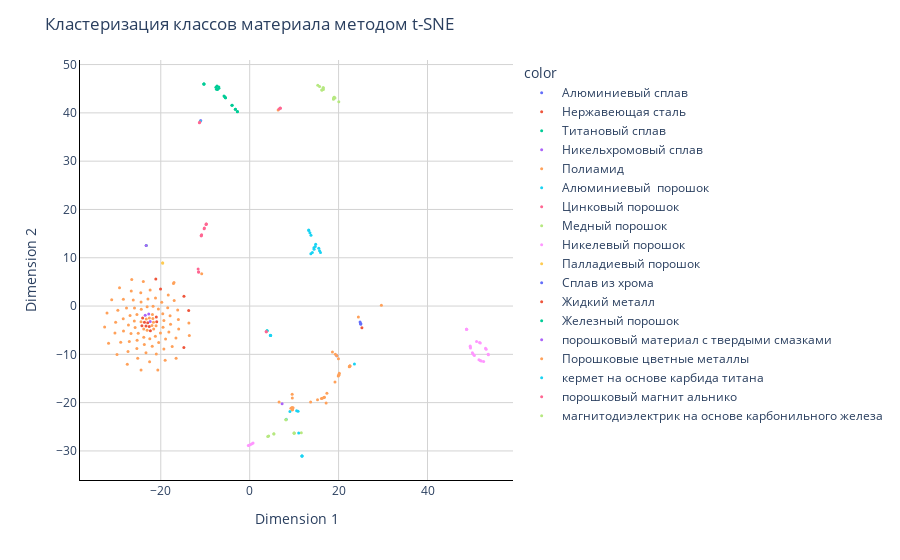

The cell this chart's notebook holds for it:
### Code cell
import plotly.express as px # для визуализации данных
import matplotlib.pyplot as plt 

# Создание диаграммы разброса
fig = px.scatter(None, x=X_embedded[:,0], y=X_embedded[:,1], 
                 labels={
                     "x": "Dimension 1",
                     "y": "Dimension 2",
                 },
                 opacity=1, color=y.astype(str))

# Изменение цвета фона графика
fig.update_layout(dict(plot_bgcolor = 'white'))

# Обновление линий осей
fig.update_xaxes(showgrid=True, gridwidth=1, gridcolor='lightgrey', 
                 zeroline=True, zerolinewidth=1, zerolinecolor='lightgrey', 
                 showline=True, linewidth=1, linecolor='black')

fig.update_yaxes(showgrid=True, gridwidth=1, gridcolor='lightgrey', 
                 zeroline=True, zerolinewidth=1, zerolinecolor='lightgrey', 
                 showline=True, linewidth=1, linecolor='black')

# Установка названия рисунка
fig.update_layout(title_text="Кластеризация классов материала методом t-SNE")

# Обновление размера маркера
fig.update_traces(marker=dict(size=3))

fig.show()

### Figure 1 — Plotly figure (JSON) as saved in the notebook; plotly's stock layout.template omitted (floating-point values rounded to 4 significant figures)
{"data": [{"hovertemplate": "color=Алюминиевый сплав<br>Dimension 1=%{x}<br>Dimension 2=%{y}<extra></extra>", "legendgroup": "Алюминиевый сплав", "marker": {"color": "#636efa", "opacity": 1, "size": 3, "symbol": "circle"}, "mode": "markers", "name": "Алюминиевый сплав", "orientation": "v", "showlegend": true, "type": "scatter", "x": [19.6], "xaxis": "x", "y": [-10.28], "yaxis": "y"}, {"hovertemplate": "color=Нержавеющая сталь<br>Dimension 1=%{x}<br>Dimension 2=%{y}<extra></extra>", "legendgroup": "Нержавеющая сталь", "marker": {"color": "#EF553B", "opacity": 1, "size": 3, "symbol": "circle"}, "mode": "markers", "name": "Нержавеющая сталь", "orientation": "v", "showlegend": true, "type": "scatter", "x": [25.25], "xaxis": "x", "y": [-4.498], "yaxis": "y"}, {"hovertemplate": "color=Титановый сплав<br>Dimension 1=%{x}<br>Dimension 2=%{y}<extra></extra>", "legendgroup": "Титановый сплав", "marker": {"color": "#00cc96", "opacity": 1, "size": 3, "symbol": "circle"}, "mode": "markers", "name": "Титановый сплав", "orientation": "v", "showlegend": true, "type": "scatter", "x": [3.911], "xaxis": "x", "y": [-5.133], "yaxis": "y"}, {"hovertemplate": "color=Никельхромовый сплав<br>Dimension 1=%{x}<br>Dimension 2=%{y}<extra></extra>", "legendgroup": "Никельхромовый сплав", "marker": {"color": "#ab63fa", "opacity": 1, "size": 3, "symbol": "circle"}, "mode": "markers", "name": "Никельхромовый сплав", "orientation": "v", "showlegend": true, "type": "scatter", "x": [-11.0], "xaxis": "x", "y": [38.42], "yaxis": "y"}, {"hovertemplate": "color=Полиамид<br>Dimension 1=%{x}<br>Dimension 2=%{y}<extra></extra>", "legendgroup": "Полиамид", "marker": {"color": "#FFA15A", "opacity": 1, "size": 3, "symbol": "circle"}, "mode": "markers", "name": "Полиамид", "orientation": "v", "showlegend": true, "type": "scatter", "x": [6.395], "xaxis": "x", "y": [40.62], "yaxis": "y"}, {"hovertemplate": "color=Алюминиевый  порошок<br>Dimension 1=%{x}<br>Dimension 2=%{y}<extra></extra>", "legendgroup": "Алюминиевый  порошок", "marker": {"color": "#19d3f3", "opacity": 1, "size": 3, "symbol": "circle"}, "mode": "markers", "name": "Алюминиевый  порошок", "orientation": "v", "showlegend": true, "type": "scatter", "x": [3.911, -11.09, 4.657, 4.695, 4.708, 23.56, 11.03, 11.77, 11.77, 11.77, 10.89, 10.57, 9.054, 8.211], "xaxis": "x", "y": [-5.133, 38.29, -6.062, -6.099, -6.113, -11.98, -26.3, -31.04, -31.04, -31.05, -21.78, -21.68, -21.84, -23.43], "yaxis": "y"}, {"hovertemplate": "color=Цинковый порошок<br>Dimension 1=%{x}<br>Dimension 2=%{y}<extra></extra>", "legendgroup": "Цинковый порошок", "marker": {"color": "#FF6692", "opacity": 1, "size": 3, "symbol": "circle"}, "mode": "markers", "name": "Цинковый порошок", "orientation": "v", "showlegend": true, "type": "scatter", "x": [6.611, 3.72, -11.21, 6.866, 3.72, -11.32, 6.91], "xaxis": "x", "y": [40.8, -5.337, 38.1, 40.98, -5.337, 37.95, 40.97], "yaxis": "y"}, {"hovertemplate": "color=Медный порошок<br>Dimension 1=%{x}<br>Dimension 2=%{y}<extra></extra>", "legendgroup": "Медный порошок", "marker": {"color": "#B6E880", "opacity": 1, "size": 3, "symbol": "circle"}, "mode": "markers", "name": "Медный порошок", "orientation": "v", "showlegend": true, "type": "scatter", "x": [8.154, 11.61, 9.988, 9.995, 10.01, 5.443, 8.169, 5.44, 4.275, 4.06], "xaxis": "x", "y": [-23.54, -26.22, -26.31, -26.31, -26.31, -26.47, -23.55, -26.45, -26.92, -27.0], "yaxis": "y"}, {"hovertemplate": "color=Никелевый порошок<br>Dimension 1=%{x}<br>Dimension 2=%{y}<extra></extra>", "legendgroup": "Никелевый порошок", "marker": {"color": "#FF97FF", "opacity": 1, "size": 3, "symbol": "circle"}, "mode": "markers", "name": "Никелевый порошок", "orientation": "v", "showlegend": true, "type": "scatter", "x": [0.7625, 0.5227, 0.1914, -0.1221, -0.3072, 48.79, 48.79, 48.79, 52.63, 53.69, 53.65, 52.1, 51.86, 51.57, 53.2, 53.06, 50.54, 50.29, 50.1, 51.88, 51.7, 49.67, 49.62, 49.6, 51.04], "xaxis": "x", "y": [-28.37, -28.49, -28.65, -28.8, -28.89, -4.803, -4.802, -4.794, -11.49, -10.11, -9.966, -11.38, -11.29, -11.12, -8.931, -8.733, -10.26, -9.98, -9.687, -7.661, -7.553, -8.708, -8.444, -8.277, -7.33], "yaxis": "y"}, {"hovertemplate": "color=Палладиевый порошок<br>Dimension 1=%{x}<br>Dimension 2=%{y}<extra></extra>", "legendgroup": "Палладиевый порошок", "marker": {"color": "#FECB52", "opacity": 1, "size": 3, "symbol": "circle"}, "mode": "markers", "name": "Палладиевый порошок", "orientation": "v", "showlegend": true, "type": "scatter", "x": [-19.57, -19.57], "xaxis": "x", "y": [8.893, 8.892], "yaxis": "y"}, {"hovertemplate": "color=Сплав из хрома<br>Dimension 1=%{x}<br>Dimension 2=%{y}<extra></extra>", "legendgroup": "Сплав из хрома", "marker": {"color": "#636efa", "opacity": 1, "size": 3, "symbol": "circle"}, "mode": "markers", "name": "Сплав из хрома", "orientation": "v", "showlegend": true, "type": "scatter", "x": [24.99, 24.95, 24.99, 24.83], "xaxis": "x", "y": [-3.735, -3.594, -3.711, -3.285], "yaxis": "y"}, {"hovertemplate": "color=Жидкий металл<br>Dimension 1=%{x}<br>Dimension 2=%{y}<extra></extra>", "legendgroup": "Жидкий металл", "marker": {"color": "#EF553B", "opacity": 1, "size": 3, "symbol": "circle"}, "mode": "markers", "name": "Жидкий металл", "orientation": "v", "showlegend": true, "type": "scatter", "x": [-21.12, -20.05, -13.72, -22.33, -14.8, -24.24, -23.67, -21.0, -22.6, -14.79, -23.32, -24.08, -22.93, -20.91], "xaxis": "x", "y": [5.619, 3.553, -0.9355, -5.122, -8.559, -4.086, -3.38, -2.283, -4.243, 2.041, -4.127, -2.499, -3.45, -3.236], "yaxis": "y"}, {"hovertemplate": "color=Железный порошок<br>Dimension 1=%{x}<br>Dimension 2=%{y}<extra></extra>", "legendgroup": "Железный порошок", "marker": {"color": "#00cc96", "opacity": 1, "size": 3, "symbol": "circle"}, "mode": "markers", "name": "Железный порошок", "orientation": "v", "showlegend": true, "type": "scatter", "x": [-7.598, -5.776, -7.349, -5.44, -5.626, -5.444, -3.971, -7.473, -3.969, -3.215, -6.949, -3.215, -2.772, -7.237, -2.759, -10.3, -6.926, -10.3, -10.29, -23.27], "xaxis": "x", "y": [45.32, 43.48, 45.55, 43.14, 43.32, 43.14, 41.56, 44.89, 41.56, 40.74, 45.35, 40.74, 40.25, 44.83, 40.26, 45.98, 45.08, 45.98, 45.97, 12.56], "yaxis": "y"}, {"hovertemplate": "color=порошковый материал с твердыми смазками<br>Dimension 1=%{x}<br>Dimension 2=%{y}<extra></extra>", "legendgroup": "порошковый материал с твердыми смазками", "marker": {"color": "#ab63fa", "opacity": 1, "size": 3, "symbol": "circle"}, "mode": "markers", "name": "порошковый материал с твердыми смазками", "orientation": "v", "showlegend": true, "type": "scatter", "x": [-23.29, -23.51, -22.7, -22.38, 7.293], "xaxis": "x", "y": [12.55, -1.894, -1.665, -3.211, -20.23], "yaxis": "y"}, {"hovertemplate": "color=Порошковые цветные металлы<br>Dimension 1=%{x}<br>Dimension 2=%{y}<extra></extra>", "legendgroup": "Порошковые цветные металлы", "marker": {"color": "#FFA15A", "opacity": 1, "size": 3, "symbol": "circle"}, "mode": "markers", "name": "Порошковые цветные металлы", "orientation": "v", "showlegend": true, "type": "scatter", "x": [22.4, 22.55, 22.54, 22.54, 20.09, 20.01, 19.92, 20.16, 19.97, 19.61, 19.27, 9.274, 9.61, 9.607, 9.762, 9.593, 9.554, 19.19, 16.82, 17.19, 16.7, 16.14, 16.32, 15.26, 13.71, 9.526, 18.61, -16.98, -25.19, -26.7, -10.79, 6.611, -13.58, 29.63, -17.14, -17.02, 24.45, 17.37, -16.59, -29.65, -25.36, -30.31, -26.19, -26.64, -18.93, -24.44, -19.55, -28.42, -22.51, -23.07, -27.71, -29.84, -16.55, -29.02, -19.3, -21.74, -20.07, -28.39, -16.2, -32.09, -27.53, -24.39, -22.39, -17.81, -21.6, -24.45, -18.32, -23.83, -21.65, -21.87, -22.57, -21.98, -21.06, -23.26, -21.78, -23.06, -21.18, -15.97, -22.89, -17.43, -25.07, -22.47, -20.67, -25.38, -19.02, -17.91, -20.54, -19.5, -24.5, -30.15, -19.3, -23.93, -21.22, -28.45, -25.78, -31.04, -20.46, -29.28, -18.45, -27.28, -23.33, -31.75, -19.79, -24.43, -32.63, -27.37, -26.91, -21.01, -21.93, -25.95, -16.04, -25.33, -18.18, -27.09, -23.83, -26.53, -23.7, -25.92, -13.67], "xaxis": "x", "y": [-12.57, -12.42, -12.4, -12.4, -14.21, -14.33, -14.48, -13.9, -10.92, -10.3, -9.961, -21.15, -21.49, -21.49, -21.04, -19.04, -18.26, -15.72, -18.88, -20.05, -18.95, -19.13, -19.08, -19.38, -19.86, -21.01, -9.505, 1.156, -10.83, -5.686, 6.666, -19.88, -6.09, 0.1852, 4.662, 4.886, -2.269, -18.04, -6.591, -0.8909, -1.761, -5.587, 1.228, 3.119, -6.822, 0.8617, -1.594, 1.408, -11.51, -0.1612, -0.4045, -10.02, -10.83, -7.482, -8.9, -0.03191, -5.576, -5.181, -0.7946, -1.421, -12.05, -0.6514, 3.316, -3.79, -4.756, -3.274, 2.267, -4.773, -3.353, -1.768, -2.454, -4.023, -4.076, -2.683, -2.579, -5.028, 1.682, -4.767, 1.451, -8.379, -5.655, -6.782, -13.23, -8.793, -11.22, -2.032, -0.6058, -4.377, 2.764, -3.375, -3.007, 5.087, -6.276, -2.618, -4.462, 1.309, -7.525, 3.806, -0.3358, -3.898, -9.645, -7.698, 0.7948, -13.26, -4.341, -9.416, -1.935, -9.941, -8.304, -3.082, -2.785, -7.082, -5.385, -7.325, -6.449, 5.505, -7.942, -0.4024, -3.532], "yaxis": "y"}, {"hovertemplate": "color=кермет на основе карбида титана<br>Dimension 1=%{x}<br>Dimension 2=%{y}<extra></extra>", "legendgroup": "кермет на основе карбида титана", "marker": {"color": "#19d3f3", "opacity": 1, "size": 3, "symbol": "circle"}, "mode": "markers", "name": "кермет на основе карбида титана", "orientation": "v", "showlegend": true, "type": "scatter", "x": [14.84, 13.54, 13.31, 13.79, 13.27, 14.44, 13.76, 14.75, 15.54, 14.49, 15.72, 14.09, 15.93], "xaxis": "x", "y": [12.81, 15.19, 15.66, 14.68, 15.74, 12.05, 10.85, 12.31, 11.97, 11.75, 11.47, 11.11, 11.07], "yaxis": "y"}, {"hovertemplate": "color=порошковый магнит альнико<br>Dimension 1=%{x}<br>Dimension 2=%{y}<extra></extra>", "legendgroup": "порошковый магнит альнико", "marker": {"color": "#FF6692", "opacity": 1, "size": 3, "symbol": "circle"}, "mode": "markers", "name": "порошковый магнит альнико", "orientation": "v", "showlegend": true, "type": "scatter", "x": [-11.5, -11.48, -11.6, -10.9, -10.91, -10.81, -10.19, -10.25, -9.777, -9.774, -9.816], "xaxis": "x", "y": [7.03, 7.032, 7.647, 14.56, 14.56, 14.77, 16.14, 16.02, 16.97, 16.98, 16.89], "yaxis": "y"}, {"hovertemplate": "color=магнитодиэлектрик на основе карбонильного железа<br>Dimension 1=%{x}<br>Dimension 2=%{y}<extra></extra>", "legendgroup": "магнитодиэлектрик на основе карбонильного железа", "marker": {"color": "#B6E880", "opacity": 1, "size": 3, "symbol": "circle"}, "mode": "markers", "name": "магнитодиэлектрик на основе карбонильного железа", "orientation": "v", "showlegend": true, "type": "scatter", "x": [16.24, 15.72, 15.32, 19.19, 18.83, 16.55, 16.57, 18.83, 18.99, 16.24, 16.55, 18.99, 20.05], "xaxis": "x", "y": [44.74, 45.44, 45.72, 43.06, 42.85, 45.18, 44.85, 42.85, 43.23, 44.74, 45.18, 43.23, 42.31], "yaxis": "y"}], "layout": {"legend": {"title": {"text": "color"}, "tracegroupgap": 0}, "margin": {"t": 60}, "plot_bgcolor": "white", "title": {"text": "Кластеризация классов материала методом t-SNE"}, "xaxis": {"anchor": "y", "domain": [0, 1], "gridcolor": "lightgrey", "gridwidth": 1, "linecolor": "black", "linewidth": 1, "showgrid": true, "showline": true, "title": {"text": "Dimension 1"}, "zeroline": true, "zerolinecolor": "lightgrey", "zerolinewidth": 1}, "yaxis": {"anchor": "x", "domain": [0, 1], "gridcolor": "lightgrey", "gridwidth": 1, "linecolor": "black", "linewidth": 1, "showgrid": true, "showline": true, "title": {"text": "Dimension 2"}, "zeroline": true, "zerolinecolor": "lightgrey", "zerolinewidth": 1}}}
